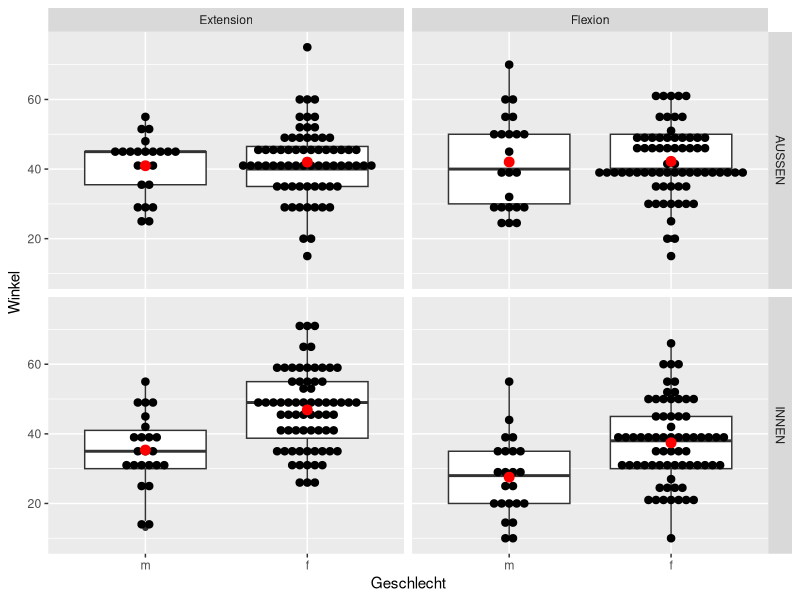
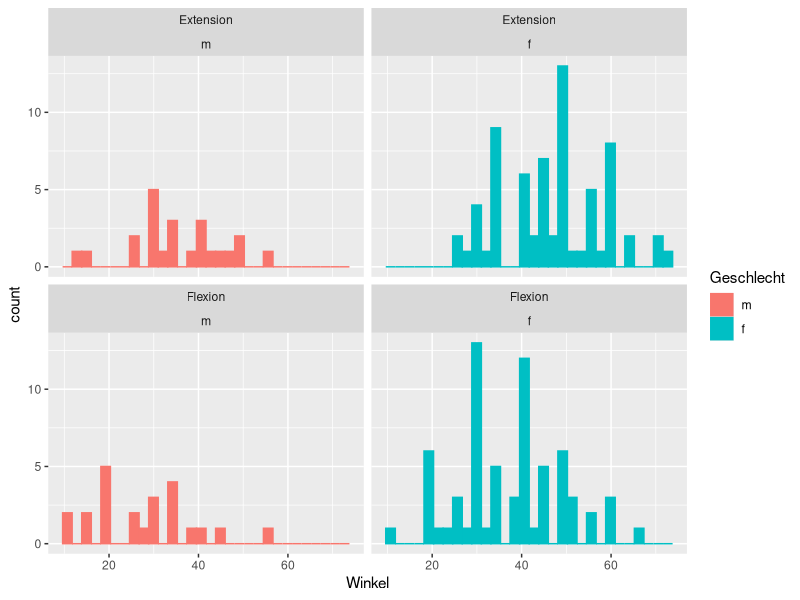
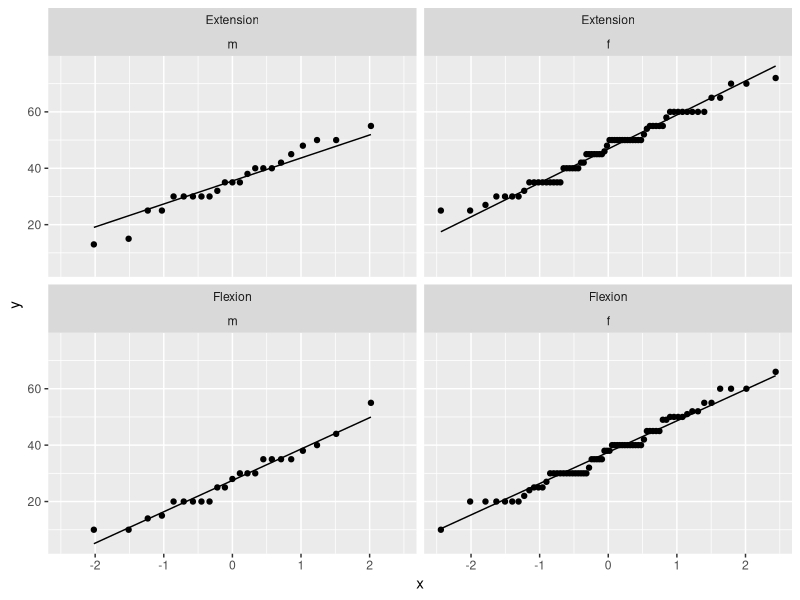

Write the R code that produced these figures, in order.
## ---- chunk 1
(.packages())
## ---- chunk 2
library(tidyverse) # Funktionen für moderne Datenmanipulation und Plotting
## ---- chunk 3
(.packages())
## ---- chunk 4
df = read_csv('Exerc_Part4_PHY_Daten.csv', col_types = cols(
  Geschlecht=col_factor(),
  Studienjahrgang=col_factor(levels=NULL)
    )
  )
df$Geschlecht = recode(df$Geschlecht, "0"="m", "1"="f")
head(df) # Vorschau ausgeben
print(df) # Inhalt ausgeben
## ---- chunk 5
tidydf = df %>%
  pivot_longer(cols=starts_with("Sprunggelenk"),names_to = "Rep", values_to = "Sprunggelenk", names_prefix = "Sprunggelenk")
head(tidydf)
## ---- chunk 6
widedf = tidydf %>% pivot_wider(names_from=Rep,values_from=Sprunggelenk,names_prefix="Sprunggelenk")
head(widedf)
## ---- chunk 7
df %>%
  drop_na(Geschlecht) %>% # Zeilen mit nicht bekanntem Geschlecht entfernen
  group_by(Geschlecht) %>% # Gruppieren nach Geschlecht
  summarise_at(vars(Huefte.INNEN.Extension,Huefte.AUSSEN.Flexion),funs(mean,sd,median,min,max,IQR), na.rm=T) %>%
  gather(key="key",value="value",-Geschlecht) %>% # Make things tidy
  separate(key, into=c("measurement","statistic"),sep="_") # Separate columns
## ---- chunk 8
statdf = df %>%
  drop_na(Geschlecht) %>% # Zeilen mit nicht bekanntem Geschlecht entfernen
  group_by(Geschlecht) %>% # Gruppieren nach Geschlecht
  summarise_if(is.numeric,funs(mean,sd,median,min,max,IQR), na.rm=T) %>%
  gather(key="key",value="value",-Geschlecht) %>% # Make things tidy
  separate(key, into=c("measurement","statistic"),sep="_") # Separate columns
print(statdf)
## ---- chunk 9
write_csv(statdf,"descrStat.csv")
write_csv2(statdf,"descrStat2.csv")
## ---- chunk 10
hipdf = df %>% select(-c("SprunggelenkM1","SprunggelenkM2"))
ankledf = df %>% select(-c("Huefte.INNEN.Extension","Huefte.INNEN.Flexion","Huefte.AUSSEN.Extension","Huefte.AUSSEN.Flexion"))
## ---- chunk 11
thipdf = hipdf %>%
  pivot_longer(cols=starts_with("Huefte"),names_to = "Condition", values_to = "Winkel") %>%
  separate(Condition,into = c("Gelenk","Richtung","Stellung"),sep = "[.]")
print(thipdf)
## ---- chunk 12
thipdf %>% 
  drop_na(Geschlecht) %>% # Zeilen mit nicht bekanntem Geschlecht entfernen
  ggplot(aes(x=Geschlecht,y=Winkel)) + # Vorgaben was auf x- und y-Achse geplottet werden soll
  geom_boxplot() + # Hinzufügen des Boxplots
  geom_dotplot(binaxis = 'y', stackdir = 'center', position = 'dodge') + # Hinzfügen der Datenpunkte
  stat_summary(geom = "point", fun.y = "mean", col = "red", size = 3) + # Mittelwert
  facet_grid(rows = vars(Richtung), cols = vars(Stellung)) # Gruppieren
## ---- chunk 13
analysisdf = thipdf %>%
  filter(Richtung=="INNEN" & Stellung=="Flexion" | Richtung=="INNEN" & Stellung=="Extension")
print(analysisdf)
## ---- chunk 14
analysisdf %>%
  group_by(Geschlecht,Stellung) %>%
  count()
## ---- chunk 15
analysisdf = analysisdf %>%
  drop_na(Geschlecht)
## ---- chunk 16
analysisdf %>% 
  group_by(Geschlecht,Stellung) %>%
  summarise(non_na_count = sum(!is.na(Winkel)),
            na_count = sum(is.na(Winkel)))
## ---- chunk 17
analysisdf = analysisdf %>% drop_na()
analysisdf %>% 
  group_by(Geschlecht,Stellung) %>%
  summarise(non_na_count = sum(!is.na(Winkel)),
            na_count = sum(is.na(Winkel)))
## ---- chunk 18
ggplot(analysisdf, aes(x=Winkel, color=Geschlecht, fill=Geschlecht)) +
  geom_histogram() +
  facet_wrap(vars(Stellung,Geschlecht))
## ---- chunk 19
ggplot(analysisdf, aes(sample=Winkel)) +
  geom_qq() +
  geom_qq_line() +
  facet_wrap(vars(Stellung,Geschlecht))
## ---- chunk 20

